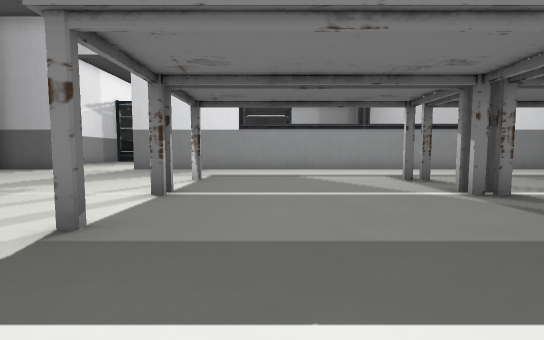
View 1 (above)

18 first-person views from a walk through a scene from a Unity 3-D project. The camera is 1.4 m above the floor, tilts 4° down and sees 90° across. The floor is counted in squares, 2 m on a side. Each view is taken from the middle of a square. On the plan, view 1 faces up. The plan holds only what a view shows up to about 9 squares ahead; the rest is blank. The place goes on beyond the plan.

View 2
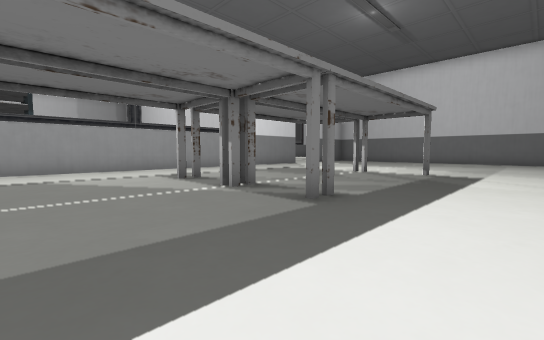

View 3
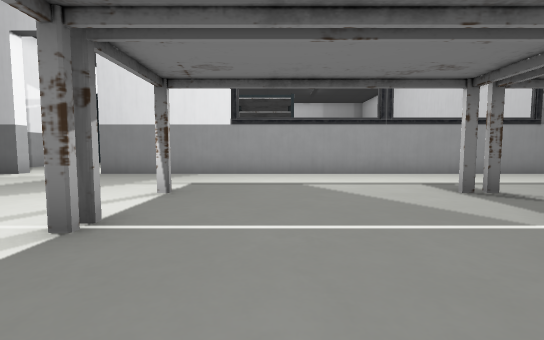

View 4
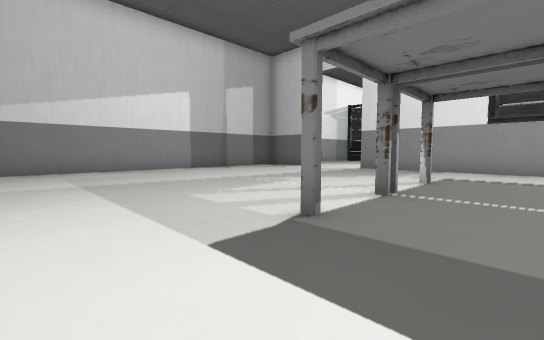

View 5
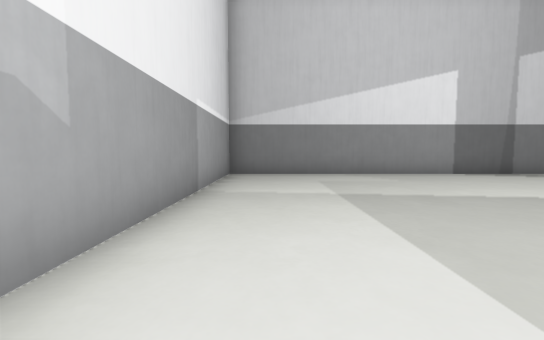

View 6
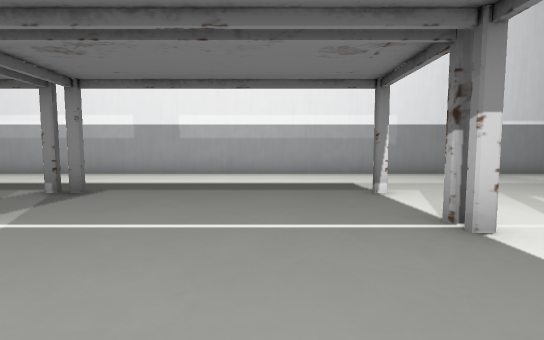

View 7
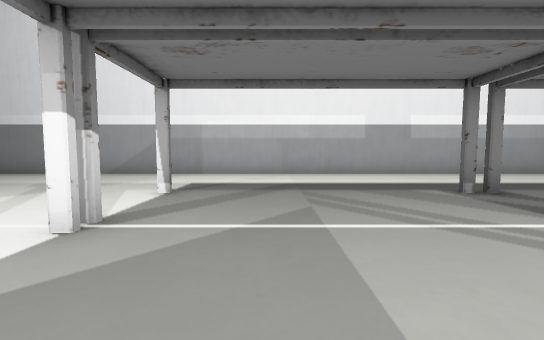

View 8
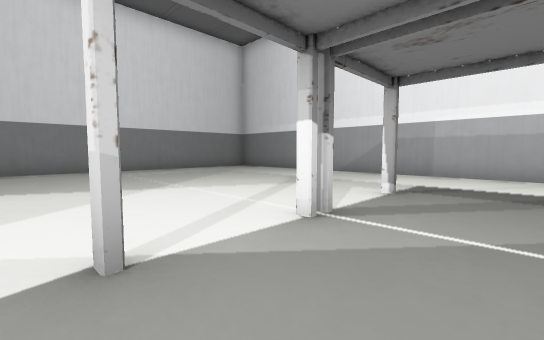

View 9
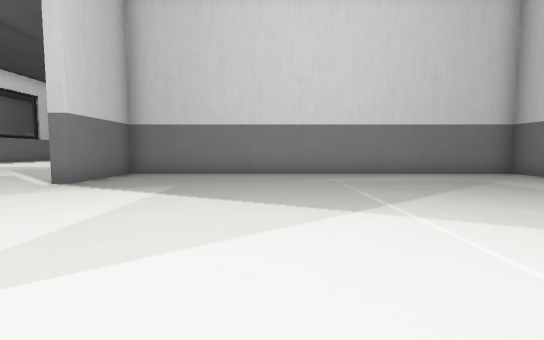

View 10
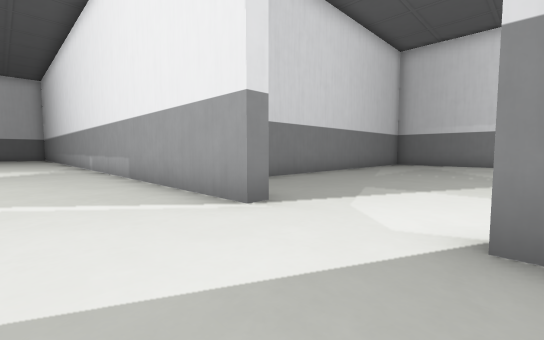

View 11
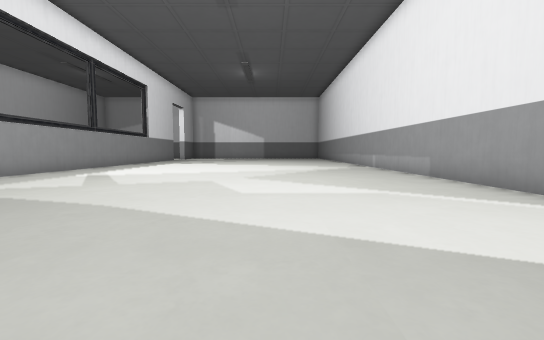

View 12
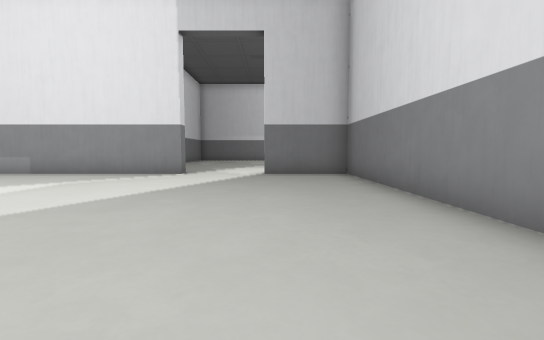

View 13
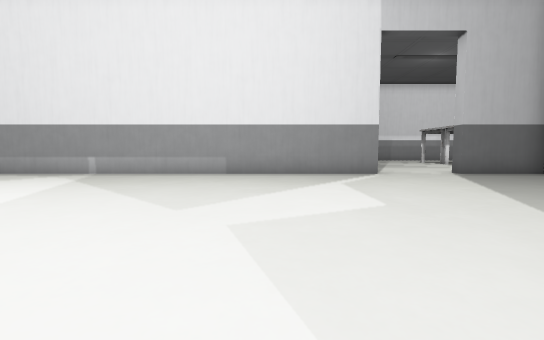

View 14
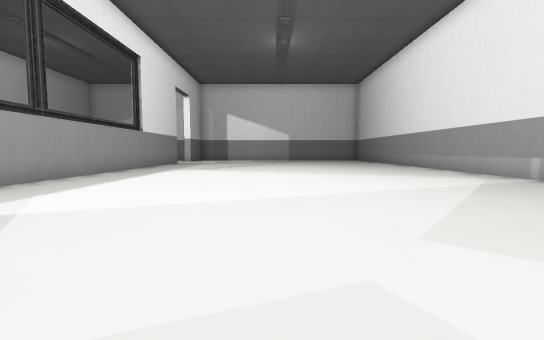

View 15
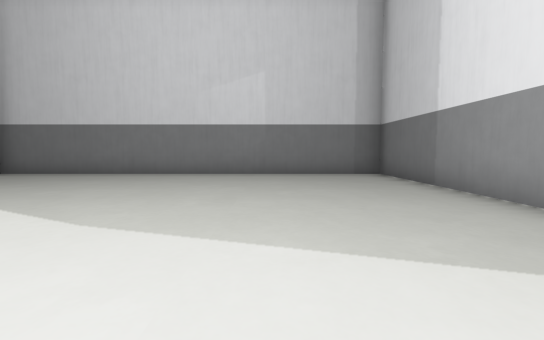

View 16
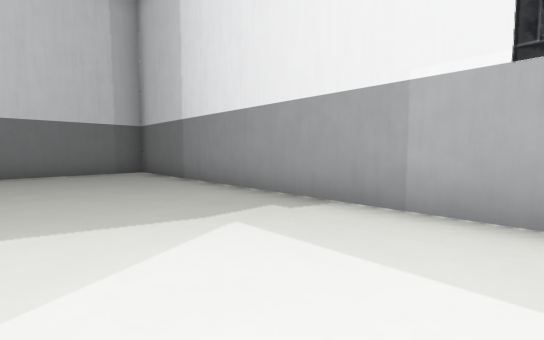

View 17
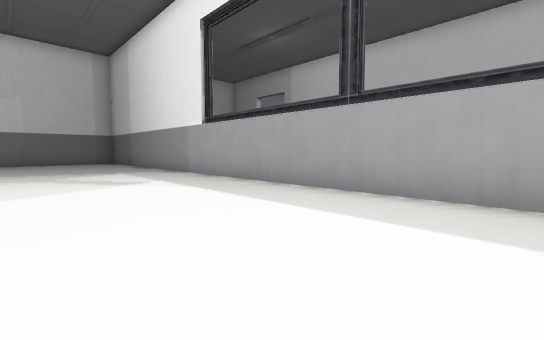

View 18
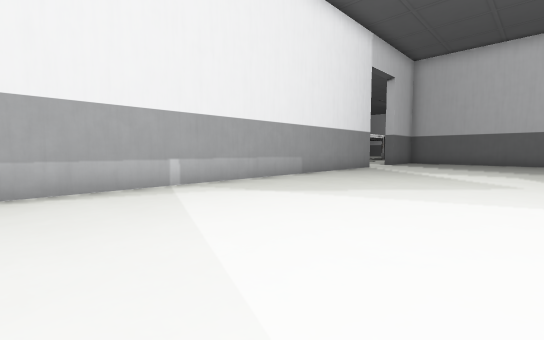

### Floor plan
Points are (right, up) in squares from view 1. A wall is a line through its corners. A room is listed if a view was taken in it or the views show most of it. See-through windows are left out.
Room 1 (views 1, 2, 3, 4, 5, 6, 7, 8, 9)
walls: (3.9, 4.3) (3.2, 4.3) (3.2, 4.8); (3.9, 4.6) (3.1, 4.6); (8.4, 10.3) (-5.2, 10.3); (13.9, -1.3) (17.3, -1.3) (17.3, 10.3) (14.8, 10.3); (12.2, 10.7) (12.2, 10.2); (-7.8, 10.8) (-7.8, 10.3) (-8.4, 10.3); (-10.3, 8.4) (-10.3, -1.3) (12.2, -1.3)
ways out: opening at (13.5, 10) to room 2; opening at (-6.5, 10)
Room 2 (views 10, 11, 12, 13, 14, 15, 16, 17, 18)
walls: (14.8, 10.3) (14.8, 10.7) (26.4, 10.7); (26.1, 22.3) (9.7, 22.3) (9.7, 10.7) (12.2, 10.7)
ways out: opening at (13.5, 10) to room 1

Where each view was taken, in squares from view 1:
view 1: 0 up, 0 right, facing up
view 2: 0 up, 0 right, facing up-right
view 3: 2 up, 0 right, facing up
view 4: 0 up, 0 right, facing up-left
view 5: 0 up, 2 left, facing left
view 6: 7 up, 0 right, facing down
view 7: 7 up, 7 right, facing down
view 8: 7 up, 7 right, facing down-right
view 9: 6 up, 9 right, facing right
view 10: 13 up, 12 right, facing down-right
view 11: 15 up, 12 right, facing right
view 12: 19 up, 12 right, facing down
view 13: 19 up, 18 right, facing down
view 14: 17 up, 17 right, facing right
view 15: 19 up, 18 right, facing left
view 16: 19 up, 19 right, facing up-left
view 17: 18 up, 26 right, facing up-left
view 18: 16 up, 26 right, facing down-left
